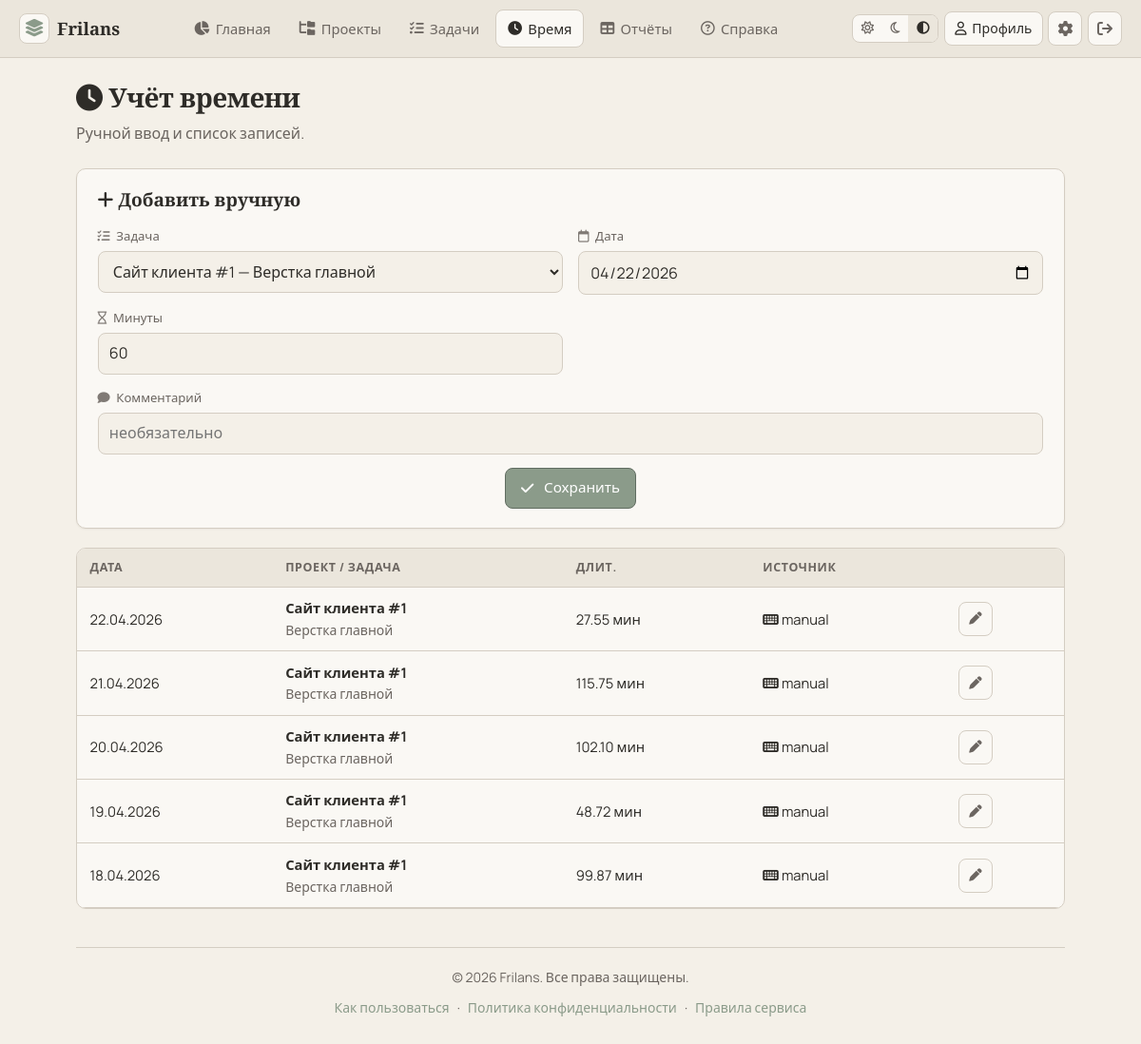
The page /time (signed in) on the database its author committed.
### app/models.py (models this page shows)
class TimeEntry(Base):
    __tablename__ = "time_entries"
    id: Mapped[int] = mapped_column(Integer, primary_key=True, autoincrement=True)
    task_id: Mapped[int] = mapped_column(ForeignKey("tasks.id", ondelete="CASCADE"), index=True)
    work_date: Mapped[date] = mapped_column(Date, index=True)
    duration_minutes: Mapped[int] = mapped_column(Integer)
    duration_seconds: Mapped[int | None] = mapped_column(Integer, nullable=True)
    source: Mapped[str] = mapped_column(String(16), default=TimeSource.manual.value)
    comment: Mapped[str] = mapped_column(Text, default="")
    created_at: Mapped[datetime] = mapped_column(DateTime, default=datetime.utcnow)
    task: Mapped["Task"] = relationship(back_populates="time_entries")

class User(Base):
    __tablename__ = "users"
    id: Mapped[int] = mapped_column(Integer, primary_key=True, autoincrement=True)
    email: Mapped[str] = mapped_column(String(255), unique=True, index=True)
    hashed_password: Mapped[str] = mapped_column(String(255))
    email_verified: Mapped[bool] = mapped_column(Boolean, default=False)
    verification_token: Mapped[str | None] = mapped_column(String(64), nullable=True, index=True)
    verification_expires_at: Mapped[datetime | None] = mapped_column(DateTime, nullable=True)
    currency: Mapped[str] = mapped_column(String(8), default="RUB")
    date_format: Mapped[str] = mapped_column(String(32), default="DD.MM.YYYY")
    theme: Mapped[str] = mapped_column(String(16), default=ThemePreference.system.value)
    is_admin: Mapped[bool] = mapped_column(Boolean, default=False)
    is_blocked: Mapped[bool] = mapped_column(Boolean, default=False)
    created_at: Mapped[datetime] = mapped_column(DateTime, default=datetime.utcnow)
    projects: Mapped[list["Project"]] = relationship(back_populates="user", cascade="all, delete-orphan")
    tags: Mapped[list["Tag"]] = relationship(back_populates="user", cascade="all, delete-orphan")

class Project(Base):
    __tablename__ = "projects"
    id: Mapped[int] = mapped_column(Integer, primary_key=True, autoincrement=True)
    user_id: Mapped[int] = mapped_column(ForeignKey("users.id", ondelete="CASCADE"), index=True)
    name: Mapped[str] = mapped_column(String(255))
    description: Mapped[str] = mapped_column(Text, default="")
    payment_type: Mapped[str] = mapped_column(String(16), default=PaymentType.hourly.value)
    hourly_rate: Mapped[float | None] = mapped_column(Float, nullable=True)
    fixed_amount: Mapped[float | None] = mapped_column(Float, nullable=True)
    client_name: Mapped[str] = mapped_column(String(255), default="")
    status: Mapped[str] = mapped_column(String(32), default=ProjectStatus.active.value)
    completed_at: Mapped[datetime | None] = mapped_column(DateTime, nullable=True)
    earned_total_snapshot: Mapped[float | None] = mapped_column(Float, nullable=True)
    user: Mapped["User"] = relationship(back_populates="projects")
    tasks: Mapped[list["Task"]] = relationship(back_populates="project", cascade="all, delete-orphan")

class Task(Base):
    __tablename__ = "tasks"
    id: Mapped[int] = mapped_column(Integer, primary_key=True, autoincrement=True)
    project_id: Mapped[int] = mapped_column(ForeignKey("projects.id", ondelete="CASCADE"), index=True)
    title: Mapped[str] = mapped_column(String(500))
    status: Mapped[str] = mapped_column(String(32), default=TaskStatus.open.value)
    priority: Mapped[str] = mapped_column(String(16), default=TaskPriority.medium.value)
    deadline: Mapped[date | None] = mapped_column(Date, nullable=True)
    estimated_hours: Mapped[float | None] = mapped_column(Float, nullable=True)
    project: Mapped["Project"] = relationship(back_populates="tasks")
    time_entries: Mapped[list["TimeEntry"]] = relationship(back_populates="task", cascade="all, delete-orphan")
    subtasks: Mapped[list["Subtask"]] = relationship(back_populates="task", cascade="all, delete-orphan")
    tags: Mapped[list["Tag"]] = relationship(secondary=task_tags, back_populates="tasks")

### app/main.py (the view)
@app.get("/time", response_class=HTMLResponse)
async def time_page(request: Request, db: Annotated[Session, Depends(get_db)]):
    user = require_user(request, db)
    entries = (
        db.execute(
            select(TimeEntry)
            .join(Task)
            .join(Project)
            .where(Project.user_id == user.id)
            .order_by(TimeEntry.work_date.desc(), TimeEntry.id.desc())
            .options(joinedload(TimeEntry.task).joinedload(Task.project))
            .limit(200)
        )
        .scalars()
        .unique()
        .all()
    )
    tasks = (
        db.execute(
            select(Task)
            .join(Project)
            .where(Project.user_id == user.id, Project.status == ProjectStatus.active.value)
            .order_by(Task.title)
            .options(joinedload(Task.project))
        )
        .scalars()
        .unique()
        .all()
    )
    return templates.TemplateResponse(
        "time.html",
        {
            "request": request,
            "user": user,
            "entries": entries,
            "tasks": tasks,
            "flash": pop_flash(request),
            "title": "Учёт времени",
            "nav": "time",
            "TimeSource": TimeSource,
            "today": date.today(),
        },
    )

### templates/time.html (shortened to what this page needs)
{% extends "base.html" %}
{% block content %}
<div class="page-head">
  <h1 class="h1"><i class="fa-solid fa-clock" aria-hidden="true"></i> Учёт времени</h1>
  <p class="lede muted">Ручной ввод и список записей.</p>
</div>
<section class="card">
  <h2 class="h2"><i class="fa-solid fa-plus" aria-hidden="true"></i> Добавить вручную</h2>
  <form method="post" action="/time/manual" class="form-grid form-grid--2">
    <label class="field"><span class="field__label"><i class="fa-solid fa-list-check" aria-hidden="true"></i> Задача</span>
      <select name="task_id" class="input" required>
        {% for t in tasks %}
        <option value="{{ t.id }}">{{ t.project.name }} — {{ t.title }}</option>
        {% endfor %}
      </select>
    </label>
    <label class="field"><span class="field__label"><i class="fa-regular fa-calendar" aria-hidden="true"></i> Дата</span>
      <input type="date" name="work_date" class="input" required value="{{ today.isoformat() }}">
    </label>
    <label class="field"><span class="field__label"><i class="fa-regular fa-hourglass" aria-hidden="true"></i> Минуты</span>
      <input type="number" name="duration_minutes" class="input" min="1" value="60" required>
    </label>
    <label class="field field--full"><span class="field__label"><i class="fa-solid fa-comment" aria-hidden="true"></i> Комментарий</span>
      <input type="text" name="comment" class="input" placeholder="необязательно">
    </label>
    <div class="field field--full actions-row"><button type="submit" class="btn btn--primary"><i class="fa-solid fa-check" aria-hidden="true"></i> Сохранить</button></div>
  </form>
</section>
<div class="table-wrap table-wrap--time">
  <table class="data-table">
    <thead>
      <tr>
        <th>Дата</th>
        <th>Проект / задача</th>
        <th>Длит.</th>
        <th>Источник</th>
        <th></th>
      </tr>
    </thead>
    <tbody>
      {% for e in entries %}
      <tr>
        <td>{{ format_date_user(e.work_date, user.date_format) }}</td>
        <td><strong>{{ e.task.project.name }}</strong><br><span class="muted small">{{ e.task.title }}</span></td>
        <td>{% if e.duration_seconds is not none %}{{ '%.2f'|format(e.duration_seconds / 60.0) }} мин{% else %}{{ e.duration_minutes }} мин{% endif %}</td>
        <td>{% if e.source == TimeSource.timer.value %}<i class="fa-solid fa-stopwatch" aria-hidden="true"></i>{% else %}<i class="fa-solid fa-keyboard" aria-hidden="true"></i>{% endif %} {{ e.source }}</td>
        <td class="table-actions">
          <button type="button" class="icon-btn" aria-controls="time-dlg-{{ e.id }}" onclick="document.getElementById('time-dlg-{{ e.id }}').showModal()"><i class="fa-solid fa-pen" aria-hidden="true"></i></button>
        </td>
      </tr>
      {% else %}
      <tr><td colspan="5" class="muted">Записей пока нет.</td></tr>
      {% endfor %}
    </tbody>
  </table>
</div>
{% endblock %}

### templates/base.html (shortened to what this page needs)
<!DOCTYPE html>
<html lang="ru" data-theme="{% if user is defined and user %}{{ user.theme }}{% else %}system{% endif %}">
<head>
  <link rel="stylesheet" href="https://cdnjs.cloudflare.com/ajax/libs/font-awesome/6.5.2/css/all.min.css">
  <link rel="stylesheet" href="/static/css/app.css">
</head>
<body class="{% block body_class %}{% endblock %}">
  {% if user and not user.email_verified %}
  <div class="auth-theme-bar">{% include "partials/theme_switch.html" %}</div>
  <main id="main" class="auth-wrap">
    <div id="page-root" class="page-shell page-shell--narrow">
      {% for f in flash %}
      <p class="flash flash--{{ f.cat }}">{{ f.msg }}</p>
      {% endfor %}
      {% block pending_content %}{% endblock %}
      {% include "partials/site_footer.html" %}
    </div>
  </main>
  {% elif user and user.email_verified %}
  <div class="app-frame">
    <header class="top-bar">
      <a href="/" class="brand">
        <span class="brand__mark" aria-hidden="true"><i class="fa-solid fa-layer-group"></i></span>
        <span class="brand__text">Frilans</span>
      </a>
      <nav class="top-nav" aria-label="Основное меню">
        <a href="/" class="top-nav__link {% if nav == 'home' %}is-active{% endif %}"><i class="fa-solid fa-chart-pie" aria-hidden="true"></i><span>Главная</span></a>
        <a href="/projects" class="top-nav__link {% if nav == 'projects' %}is-active{% endif %}"><i class="fa-solid fa-folder-tree" aria-hidden="true"></i><span>Проекты</span></a>
        <a href="/tasks" class="top-nav__link {% if nav == 'tasks' %}is-active{% endif %}"><i class="fa-solid fa-list-check" aria-hidden="true"></i><span>Задачи</span></a>
        <a href="/time" class="top-nav__link {% if nav == 'time' %}is-active{% endif %}"><i class="fa-solid fa-clock" aria-hidden="true"></i><span>Время</span></a>
        <a href="/reports" class="top-nav__link {% if nav == 'reports' %}is-active{% endif %}"><i class="fa-solid fa-table" aria-hidden="true"></i><span>Отчёты</span></a>
        <a href="/guide" class="top-nav__link {% if nav == 'guide' %}is-active{% endif %}"><i class="fa-regular fa-circle-question" aria-hidden="true"></i><span>Справка</span></a>
      </nav>
      <div class="top-actions">
        {% include "partials/theme_switch.html" %}
        <a href="/profile" class="user-chip {% if nav == 'profile' %}is-active{% endif %}"><i class="fa-regular fa-user" aria-hidden="true"></i><span>Профиль</span></a>
        <a href="/settings" class="icon-btn {% if nav == 'settings' %}is-active{% endif %}" title="Настройки"><i class="fa-solid fa-gear" aria-hidden="true"></i></a>
        <a href="/logout" class="icon-btn" title="Выйти"><i class="fa-solid fa-arrow-right-from-bracket" aria-hidden="true"></i></a>
      </div>
    </header>
    <main id="main" class="main-area">
      <div id="page-root" class="page-shell">
        {% block content %}{% endblock %}
        {% include "partials/site_footer.html" %}
      </div>
    </main>
  </div>
  {% endif %}
</body>
</html>

### templates/partials/theme_switch.html
<div class="theme-switch" role="group" aria-label="Тема оформления">
  <button type="button" class="theme-switch__btn" data-theme-set="light" title="Светлая"><i class="fa-regular fa-sun" aria-hidden="true"></i></button>
  <button type="button" class="theme-switch__btn" data-theme-set="dark" title="Тёмная"><i class="fa-regular fa-moon" aria-hidden="true"></i></button>
  <button type="button" class="theme-switch__btn" data-theme-set="system" title="Как в системе"><i class="fa-solid fa-circle-half-stroke" aria-hidden="true"></i></button>
</div>

### templates/partials/site_footer.html
<footer class="site-footer" role="contentinfo">
  <div class="site-footer__inner">
    <p class="site-footer__copy">© 2026 Frilans. Все права защищены.</p>
    <nav class="site-footer__nav" aria-label="Документы и справка">
      <a href="/guide">Как пользоваться</a>
      <span class="site-footer__sep" aria-hidden="true">·</span>
      <a href="/privacy">Политика конфиденциальности</a>
      <span class="site-footer__sep" aria-hidden="true">·</span>
      <a href="/terms">Правила сервиса</a>
    </nav>
  </div>
</footer>

### rows shown on the page
TimeEntry: work_date.date_format "22.04.2026", task.project.name "Сайт клиента #1", task "Верстка главной", e.duration_seconds/60.0 "27.55", source "manual"
TimeEntry: work_date.date_format "21.04.2026", task.project.name "Сайт клиента #1", task "Верстка главной", e.duration_seconds/60.0 "115.75", source "manual"
TimeEntry: work_date.date_format "20.04.2026", task.project.name "Сайт клиента #1", task "Верстка главной", e.duration_seconds/60.0 "102.10", source "manual"
TimeEntry: work_date.date_format "19.04.2026", task.project.name "Сайт клиента #1", task "Верстка главной", e.duration_seconds/60.0 "48.72", source "manual"
TimeEntry: work_date.date_format "18.04.2026", task.project.name "Сайт клиента #1", task "Верстка главной", e.duration_seconds/60.0 "99.87", source "manual"

### other values the page prints
form field task_id "Сайт клиента #1 — Верстка главной"
